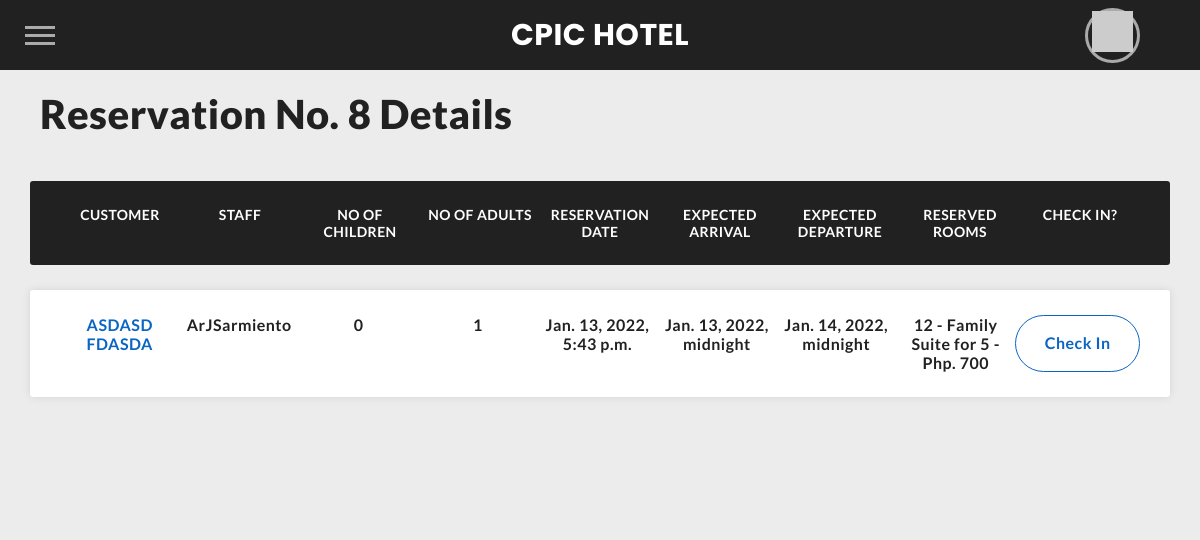
Screenshot of /reservations/8 (signed in) with the database file from the repository.
### hotelSystem/models.py (models this page shows, shortened)
class Reservation(models.Model):
    reservation_id = models.BigAutoField(primary_key=True)
    customer = models.ForeignKey(Customer, on_delete=models.CASCADE)
    staff = models.ForeignKey(User, on_delete=models.CASCADE, null=True, editable=False)
    no_of_children = models.PositiveSmallIntegerField(default=0)
    no_of_adults = models.PositiveSmallIntegerField(default=1)
    reservation_date_time = models.DateTimeField(default=datetime.datetime.now())
    expected_arrival_date_time = models.DateTimeField(default=datetime.datetime.now())
    expected_departure_date_time = models.DateTimeField(default=datetime.datetime.now())

class Customer(models.Model):
    customer_id = models.BigAutoField(primary_key=True)
    first_name = models.CharField(max_length=50)
    middle_name = models.CharField(max_length=50, null=False, blank=True)
    last_name = models.CharField(max_length=50)
    contact_no = models.CharField(max_length=15)
    address = models.CharField(max_length=100)
    email_address = models.EmailField(null=True, blank=True)
    SEX_CHOICES = (
        ('M', 'Male',),
        ('F', 'Female',),
        ('O', 'Others',),
    )
    sex = models.CharField(
        max_length=20,
        choices=SEX_CHOICES,
        default=SEX_CHOICES[0][1]
    )
    STATUS_CHOICES = (
        ('NR', 'Not Reserved'),
        ('R', 'Reserved'),
        ('CI', 'Checked In'),
        ('CO', 'Checked Out')
    )
    status = models.CharField(
        max_length=20,
        choices=STATUS_CHOICES,
        default=STATUS_CHOICES[0][1]
    )
    user = models.ForeignKey(User, on_delete=models.CASCADE, null=True)
    class Meta:
        ordering = ['first_name', 'middle_name', 'last_name']

class User(AbstractUser):
    isAdmin = models.BooleanField(default=False)
    SEX_CHOICES = (
        ('M', 'Male',),
        ('F', 'Female',),
        ('O', 'Others',),
    )
    sex = models.CharField(
        max_length=20,
        choices=SEX_CHOICES,
        default=SEX_CHOICES[0][1]
    )

class Room(models.Model):
    room_no = models.CharField(max_length=10, primary_key=True)
    description = models.CharField(max_length=256)
    room_type = models.ForeignKey('RoomType', null=False, blank=True, on_delete=models.CASCADE)
    availability = models.BooleanField(default=True)
    reservation = models.ForeignKey(Reservation, null=True, blank=True, on_delete=models.SET_NULL)
    facility = models.ManyToManyField('Facility', blank=True)
    ordering = ['room_no', ]
    def __str__(self):
        return "%s - %s - Php. %i" % (self.room_no, self.room_type.name, self.room_type.price)
    def display_facility(self):
        """
        This function should be defined since facility is many-to-many relationship
        It cannot be displayed directly on the admin panel for list_display
        """
        return ', '.join(facility.name for facility in self.facility.all())
    display_facility.short_description = 'Facilities'

class RoomType(models.Model):
    name = models.CharField(max_length=25)
    price = models.PositiveIntegerField(default = 0)

### hotelSystem/views.py (the view)
# urls.py: path("reservations/<int:reservationID>", views.reservations_view, name="reservations_view"),
@login_required(login_url='login')
def reservations_view(request, reservationID):
    r= Reservation.objects.get(reservation_id = reservationID)
    page_title = "Reservation No. " + str(r.reservation_id)+ " Details"
    room = Room.objects.filter(reservation__reservation_id=reservationID)
    data = {
        'title': page_title,
        'r': r,
        'rooms': room,
    }
    return render(request, "hotelSystem/reservation_view.html", data)

### hotelSystem/templates/hotelSystem/reservation_view.html (shortened to what this page needs)
{% extends "hotelSystem/layout.html" %}
{% load static %}
{% block additional-static %}
  <link rel="stylesheet" href="https://cdnjs.cloudflare.com/ajax/libs/meyer-reset/2.0/reset.min.css">
  <link href="{% static 'hotelSystem/css/table.css' %}" rel="stylesheet">
{% endblock %}
{% block body %}
    <h1>{{ title }}</h1>
    <br>
    <div class="reserveTable">
      <ul class="responsive-table">
        <li class="table-header">
          <div class="col col-1">Customer</div>
          <div class="col col-2">Staff</div>
          <div class="col col-3">No of Children</div>
          <div class="col col-4">No of Adults</div>
          <div class="col col-5">Reservation Date</div>
          <div class="col col-6">Expected Arrival</div>
          <div class="col col-7">Expected Departure</div>
          <div class="col col-8">Reserved Rooms</div>
          <div class="col col-9">Check In?</div>
        </li>
        <li class="table-row">
          <a  class="col col-1" data-label="Customer" href="{% url 'customer_view' r.customer.customer_id %}">
            {{r.customer.first_name}} {{r.customer.last_name}}
          </a>
          <div class="col col-2" data-label="Staff">{{r.staff}}</div>
          <div class="col col-3" data-label="No of Children">{{r.no_of_children}}</div>
          <div class="col col-4" data-label="No of Adults">{{r.no_of_adults}}</div>
          <div class="col col-5" data-label="Reservation Date">{{r.reservation_date_time}}</div>
          <div class="col col-6" data-label="Expected Arrival">{{r.expected_arrival_date_time}}</div>
          <div class="col col-7" data-label="Expected Departure">{{r.expected_departure_date_time}}</div>
          <div class="col col-8" data-label="Reserved Rooms">
            {% if rooms %}
              {% for room in rooms %}
                {% if r.reservation_id == room.reservation.reservation_id %}
                  <span class="comma">
                    {{room}}
                  </span>
                {% endif %}
              {% endfor %}
            {% else %}
              <span>
                Checked Out
              </span>
            {% endif %}
          </div>
          <a class="col col-9 checkInBtn" id="modal-closed" data-id="{{r.reservation_id}}" data-path="checkin" data-label="Check In?" href="#modal-opened">
            <span>
              Check In
            </span>
          </a>
        </li>
      </ul>
    </div>
{% endblock %}

### hotelSystem/static/hotelSystem/css/table.css (style rules this page uses)
body { font-family: var(--font-text); }
.reserveTable { width: 100%; margin-left: auto; margin-right: auto; padding-left: 10px; padding-right: 10px; margin-top: 3vh; }
.responsive-table li { border-radius: 3px; padding: 25px 30px; display: -webkit-box; display: -ms-flexbox; display: flex; -webkit-box-pack: justify; -ms-flex-pack: justify; justify-content: space-between; margin-bottom: 25px; }
.responsive-table .table-header { background-color: var(--myDark); color: var(--light); font-size: 14px; text-transform: uppercase; letter-spacing: 0.03em; }
.responsive-table .table-row { background-color: #ffffff; -webkit-box-shadow: 0px 0px 9px 0px rgba(0, 0, 0, 0.1); box-shadow: 0px 0px 9px 0px rgba(0, 0, 0, 0.1); }
.responsive-table .col { -ms-flex-preferred-size: calc(100% / 7); flex-basis: calc(100% / 7); text-align: center; padding: 0px 0.5%; }
.table-row a { color: var(--thirdcolor); cursor: pointer; }
.checkInBtn { background-color:transparent; color: var(--thirdcolor); border: 1px solid var( --thirdcolor); padding: 15px !important; border-radius: 150px; cursor: pointer; }
.checkInBtn span { display: inline-block; vertical-align: middle; }

### hotelSystem/static/hotelSystem/css/styles.css (style rules this page uses)
* { margin: 0px; padding: 0; box-sizing: border-box; }
html, body { font-family: var(--font-text); overflow-x: hidden; }
html { background: var(--lightgrey); background-color: var(--lightgrey); }
body { background-color: var(--lightgrey); scroll-behavior: smooth; }
main h1 { font-size: 2.5rem; font-weight: bolder; margin-left: 20px; }
* { box-sizing: border-box; margin: 0; padding: 0; }
html, body { height: 100%; }
a, a:visited, a:focus, a:active, a:link { text-decoration: none; outline: none !important; }
a { color: currentColor; transition: .2s ease-in-out; -webkit-tap-highlight-color: transparent; -webkit-touch-callout: none; -webkit-user-select: none; -khtml-user-select: none; -moz-user-select: none; -ms-user-select: none; user-select: none; }
h1, h2, h3, h4 { margin: 0; }
ul { padding: 0; list-style: none; }

### hotelSystem/templates/hotelSystem/layout.html (style rules this page uses)
:root { --myDark: #212121; --light: #fdfdfd; --lightgrey:#ececec; --thirdcolor:#0A66C2; --font-header:'Poppins'; --font-text: 'Lato'; --dotcolor:50, 49, 51; --dot: radial-gradient(rgb(var(--dotcolor)) 67%, rgba(var(--dotcolor), 0) 68%); }

### rows the page displays
Reservation: customer.first_name "ASDASD", customer.last_name "FDASDA", staff "ArJSarmiento", no_of_children "0", no_of_adults "1", reservation_date_time "Jan. 13, 2022, 5:43 p.m.", expected_arrival_date_time "Jan. 13, 2022, midnight", expected_departure_date_time "Jan. 14, 2022, midnight"
Room: room_no+room_type "12 - Family Suite for 5 - Php. 700"

### other values shown
{{ title }} "Reservation No. 8 Details"
